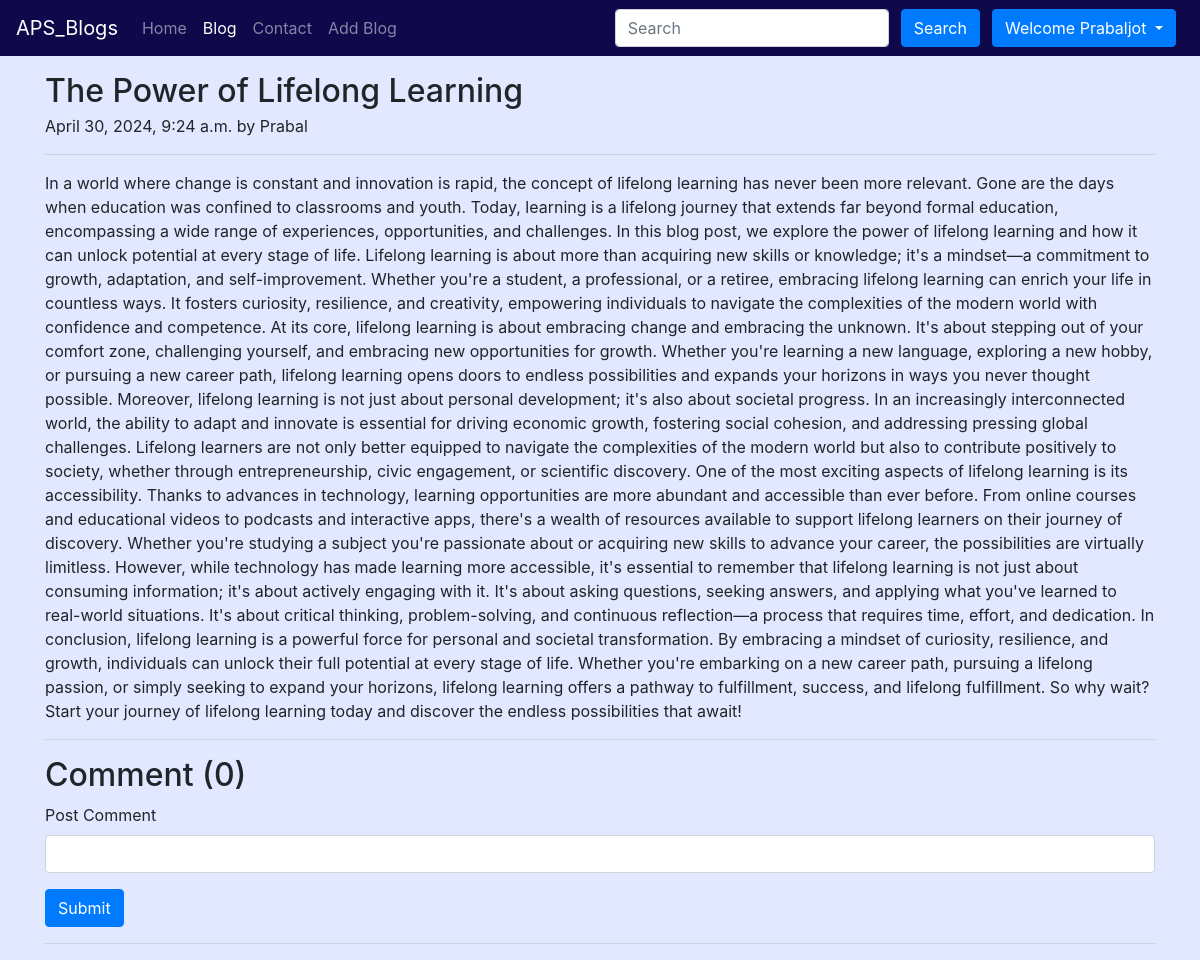
Page /blog/The Power of Lifelong Learning/ (signed in) on the committed database.
### Blog/models.py (models this page shows, shortened)
class Post(models.Model):
    sno = models.AutoField(primary_key=True)
    title = models.CharField(max_length=100)
    text = models.TextField()
    author = models.CharField(max_length=30)
    slug = AutoSlugField(populate_from='title')
    timeStamp = models.DateTimeField(default=datetime.now, blank=True)
    thumbnail = models.ImageField(upload_to='blog/thumbnail', default="blog/thumbnail/wallpaper.jpg")

### Blog/views.py (the view)
# urls.py: path('<str:slug>/',views.blogPost,name="blogPost"),
def blogPost(request, slug):
    post = Post.objects.filter(slug=slug)[0]
    comments = BlogComment.objects.filter(post=post,parent=None)
    replies = BlogComment.objects.filter(post=post).exclude(parent = None)
    replyDict =  {}
    for reply in replies:
        if reply.parent.sno not in replyDict.keys():
            replyDict[reply.parent.sno] = [reply]
        else:
            replyDict[reply.parent.sno].append(reply)
    context = {
        'post': post,
        'comments': comments,
        'replyDict':replyDict
    }
    return render(request, 'blog/blogPost.html', context=context)

### templates/blog/blogPost.html (shortened to what this page needs)
{% extends 'base.html' %}
{% load humanize %}
{% load static %}
{% load extras %}
{% block activeBlog %}active{% endblock activeBlog %}
{% block body %}
<div class="container my-3">
    <h2 class="blog-post-title mb-1">{{post.title}}</h2>
    <p class="blog-post-meta">{{ post.timeStamp }} by <span>{{post.author}}</span></p>
    <hr class="solid">
    <p>{{post.text}}</p>
    <hr class="solid">
</div>
<div class="container">
    <h2>Comment ({{ comments.count }})</h2>
    <form action="/blog/postComment" method="post"> {% csrf_token %}
        <div class="mb-3">
            <label for="comment" class="form-label">Post Comment</label>
            <input name="comment" type="text" class="form-control" id="comment" aria-describedby="text">
        </div>
        <button type="submit" class="btn btn-primary">Submit</button>
    </form>
    <hr class="rounded">
</div>
{% endblock body %}

### templates/base.html (shortened to what this page needs)
<!doctype html>
<html lang="en">
<head>
    <link rel="stylesheet" href="https://stackpath.bootstrapcdn.com/bootstrap/4.3.1/css/bootstrap.min.css">
</head>
<body>
    <nav class="navbar navbar-expand-lg navbar-dark" style="background: #0F084B;">
        <a class="navbar-brand" href="/">APS_Blogs</a>
        <div class="collapse navbar-collapse" id="navbarSupportedContent">
            <ul class="navbar-nav mr-auto">
                <li class="nav-item {% block activeHome %}{% endblock activeHome %}">
                    <a class="nav-link" href="/">Home <span class="sr-only">(current)</span></a>
                </li>
                <li class="nav-item {% block activeBlog %}{% endblock activeBlog %}">
                    <a class="nav-link" href="/blog">Blog</a>
                </li>
                <li class="nav-item {% block activeContact %}{% endblock activeContact %}">
                    <a class="nav-link" href="/contact">Contact</a>
                </li>
                <li class="nav-item ">
                    <a class="nav-link" href="/add_blog">Add Blog</a>
                </li>
            </ul>
            <form method="get" action="/search" class="form-inline my-2 my-lg-0">
                <input name="query" id="query" class="form-control mr-sm-2" type="search" placeholder="Search"
                    aria-label="Search">
                <button class="btn btn-primary my-2 mx-1 my-sm-0" type="submit">Search</button>
                {% if user.is_authenticated %}
                <div class="btn-group">
                    <button type="button" class="btn btn-primary dropdown-toggle mx-2" data-toggle="dropdown" aria-haspopup="true" aria-expanded="false">
                      Welcome {{user.username}}
                    </button>
                  </div>
                {% endif %}
            </form>
        </div>
    </nav>
    {% block body %}{% endblock body %}
</body>
</html>

### templates/blog/blogPost.html (style rules this page uses)
body { background: #e1e8ff; }

### rows in the picture
Post: title "The Power of Lifelong Learning", timeStamp "April 30, 2024, 9:24 a.m.", author "Prabal", text "In a world where change is constant and innovation is rapid, the concept of lifelong learning has never been more relevant. Gone are the days when education was confined to classrooms and youth. Today, learning is a lifelong journey that extends far beyond formal education, encompassing a wide range of experiences, opportunities, and challenges. In this blog post, we explore the power of lifelong learning and how it can unlock potential at every stage of life. Lifelong learning is about more than acquiring new skills or knowledge; it's a mindset—a commitment to growth, adaptation, and self-improvement. Whether you're a student, a professional, or a retiree, embracing lifelong learning can…"

### other values in the picture
{{ user.username }} "Prabaljot"
{{ comments.count }} "0"
